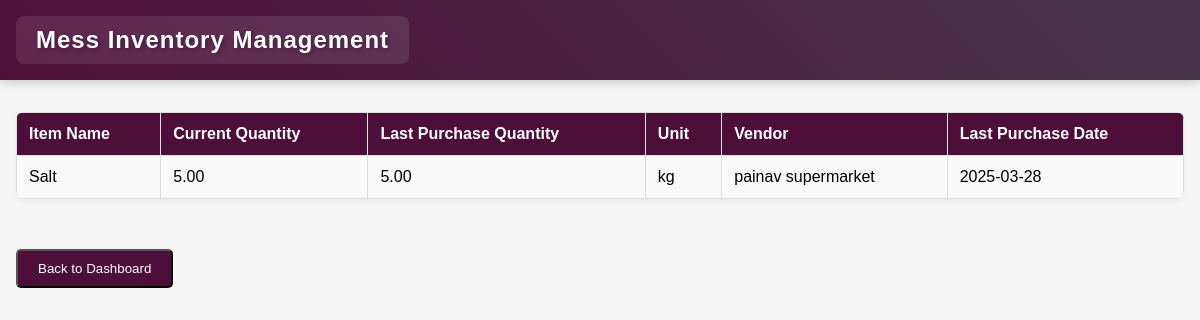
/php/matron_inventory.php (signed in), run on the app's committed database.
### tables this page shows
CREATE TABLE `inventory_items` (
  `id` int(11) NOT NULL,
  `item_name` varchar(100) NOT NULL,
  `quantity` decimal(10,2) NOT NULL DEFAULT 0.00,
  `last_purchase_quantity` decimal(10,2) DEFAULT NULL,
  `unit` varchar(20) NOT NULL,
  `vendor` varchar(100) NOT NULL,
  `purchase_date` date NOT NULL,
  `last_purchase_date` date DEFAULT NULL,
  `last_updated` timestamp NOT NULL DEFAULT current_timestamp() ON UPDATE current_timestamp(),
  `last_purchase_cost` decimal(10,2) DEFAULT 0.00
);

### php/matron_inventory.php (the view, shortened to what this page needs)
<?php
include 'db_connect.php';
$inventory_sql = "SELECT
    id,
    item_name,
    quantity,
    last_purchase_quantity,
    unit,
    vendor,
    last_purchase_date
    FROM inventory_items
    ORDER BY item_name";
$inventory_result = $conn->query($inventory_sql);
?>
<!DOCTYPE html>
<html lang="en">
<head>
</head>
<body>
    <nav class="navbar">
        <h1>Mess Inventory Management</h1>
    </nav>
    <div class="dashboard-container">
        <table class="inventory-table">
            <thead>
                <tr>
                    <th>Item Name</th>
                    <th>Current Quantity</th>
                    <th>Last Purchase Quantity</th>
                    <th>Unit</th>
                    <th>Vendor</th>
                    <th>Last Purchase Date</th>
                </tr>
            </thead>
            <tbody>
                <?php while ($row = $inventory_result->fetch_assoc()): ?>
                    <tr>
                        <td><?= htmlspecialchars($row['item_name']) ?></td>
                        <td><?= $row['quantity'] ?></td>
                        <td><?= $row['last_purchase_quantity'] ?></td>
                        <td><?= htmlspecialchars($row['unit']) ?></td>
                        <td><?= htmlspecialchars($row['vendor']) ?></td>
                        <td><?= $row['last_purchase_date'] ?></td>
                    </tr>
                <?php endwhile; ?>
            </tbody>
        </table>
        <div style="margin-top: 30px; text-align: left;">
            <button class="action-button" onclick="window.location.href='matron.php'">Back to Dashboard</button>
        </div>
    </div>
</body>
</html>

### php/matron_inventory.php (style rules this page uses)
body { font-family: Arial, sans-serif; margin: 0; padding: 0; background-color: #f5f5f5; position: relative; min-height: 100vh; }
body::before { content: ''; position: fixed; top: 0; left: 0; width: 100%; height: 150vh; background-image: url('https://imgs.search.brave.com/XAaBZm7wAJa1cNK6eRTjTUkGt-5zsENVfJvBr2YPGiA/rs:fit:860:0:0:0/g:ce/aHR0cHM6Ly90My5m/dGNkbi5uZXQvanBn/LzA2LzI5LzA3LzIy/LzM2MF9GXzYyOTA3/MjI5NF9sN05nR0VV/dnJRT01KWHFuMTB3/cEY0SEdockRmRVRP/bS5qcGc'); background-size: cover; background-position: center bottom; background-repeat: no-repeat; filter: blur(5px); z-index: -1; }
.navbar { background: linear-gradient(45deg, #4e0e3a, #48344c); padding: 1rem; color: white; display: flex; justify-content: space-between; align-items: center; backdrop-filter: blur(5px); box-shadow: 0 2px 10px rgba(0, 0, 0, 0.2); }
.navbar h1 { margin: 0; font-size: 1.5rem; text-shadow: 2px 2px 4px rgba(0, 0, 0, 0.3); background: rgba(255, 255, 255, 0.1); padding: 10px 20px; border-radius: 8px; letter-spacing: 1px; }
.dashboard-container { max-width: 1200px; margin: 2rem auto; padding: 0 1rem; }
.action-button { display: inline-block; padding: 10px 20px; background-color: #4e0e3a; color: white; text-decoration: none; border-radius: 5px; margin-top: 20px; }
.inventory-table { width: 100%; border-collapse: collapse; margin-top: 20px; background: #f9f9f9; border-radius: 8px; box-shadow: 0 2px 4px rgba(0, 0, 0, 0.05); overflow: hidden; }
.inventory-table th, .inventory-table td { padding: 12px; border: 1px solid #ddd; text-align: left; }
.inventory-table th { background-color: #4e0e3a; color: white; }

### data on the page
inventory_items: item_name "Salt", quantity "5.00", last_purchase_quantity "5.00", unit "kg", vendor "painav supermarket", last_purchase_date "2025-03-28"
